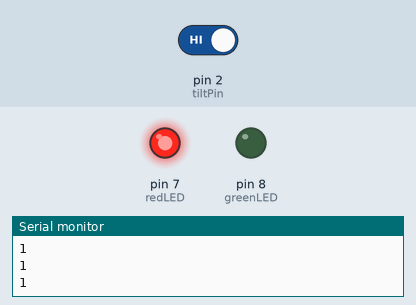
A sketch run on a simulated Arduino Uno, built with avr-gcc and run on an emulated ATmega328P. On the bench: output pins drawn as LEDs (lit = HIGH), the last lines printed to the serial monitor. Inputs (shaded band) come from the test bench; at power-on: pin 2 (tiltPin) HIGH.

Above: at 1.8 s.
1.9 s: pin 2 (tiltPin) driven LOW
At 3.7 s:
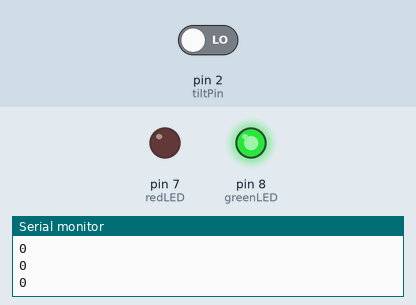
4.0 s: pin 2 (tiltPin) driven HIGH
At 5.3 s:
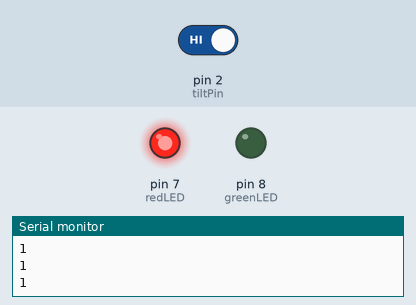
Timing chart, 0 to 7.0 s (numbered marks = the images above; inputs shaded):
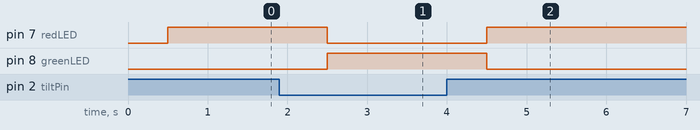

The sketch:

TiltSwitch.ino
```cpp
int tiltPin = 2;
int tiltVal;
int greenLED = 8;
int redLED = 7;
int dt = 500;

void setup() {
  // put your setup code here, to run once:
pinMode(tiltPin, INPUT);
pinMode(greenLED, OUTPUT);
pinMode(redLED, OUTPUT);
digitalWrite(tiltPin, HIGH);
Serial.begin(9600);

}

void loop() {
  // put your main code here, to run repeatedly:
tiltVal = digitalRead(tiltPin);
Serial.println(tiltVal);
delay(dt);
if (tiltVal == 0){
  digitalWrite(greenLED, HIGH);
  digitalWrite(redLED, LOW);
  }
if (tiltVal == 1){
  digitalWrite(greenLED, LOW);
  digitalWrite(redLED, HIGH);
  }
}
```

Measured:
- after the input at 1.9 s, pin 7 (redLED): HIGH → LOW after 0.60 s; pin 8 (greenLED): LOW → HIGH after 0.60 s
- after the input at 4.0 s, pin 7 (redLED): LOW → HIGH after 0.50 s; pin 8 (greenLED): HIGH → LOW after 0.50 s
